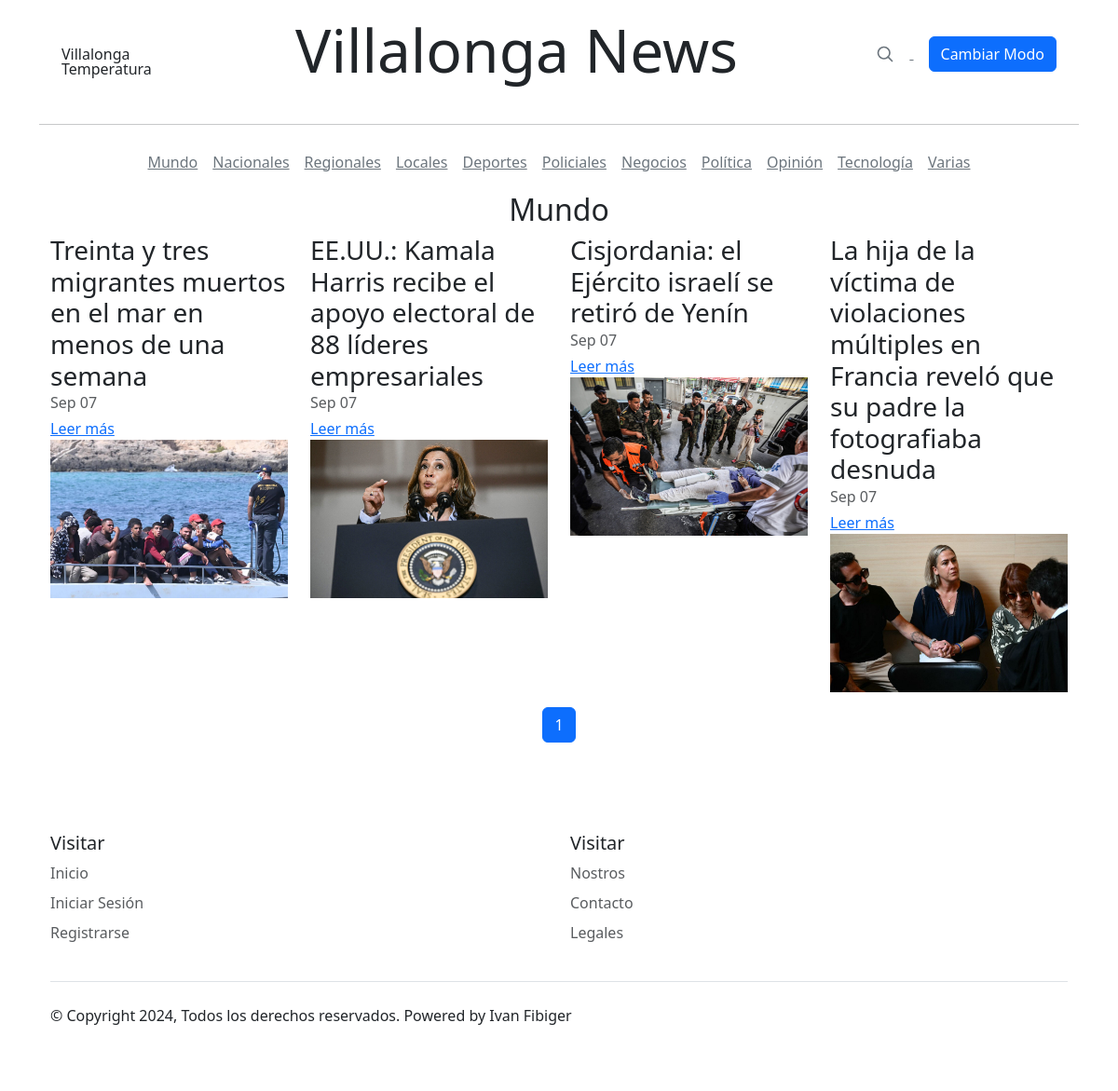
The app's page /categoria/Mundo/ with its own data.
### core/models.py (models this page shows, shortened)
class Category(models.Model):
    name = models.CharField(max_length=60, unique=True)

class Article(models.Model):
    title = models.CharField(max_length=250)
    lead = models.TextField(null=True)
    body = models.TextField()
    media = models.FileField(upload_to='media/', null=True, blank=True)
    media_footer = models.CharField(max_length=250, blank=True)
    author = models.ForeignKey(User, on_delete=models.CASCADE, related_name='articles')
    category = models.ForeignKey(Category, on_delete=models.CASCADE)
    published_date = models.DateTimeField(auto_now_add=True)
    updated_date = models.DateTimeField(auto_now=True)
    is_featured = models.BooleanField(default=False)
    is_important = models.BooleanField(default=False)
    class Meta:
        ordering = ['-published_date']

### core/views.py (the view)
# urls.py: path('categoria/<str:category_name>/', views.category_detail, name='category_detail'),
def category_detail(request, category_name):
    category = get_object_or_404(Category, name=category_name)
    articles = Article.objects.filter(category=category).order_by('-published_date')
    paginator = Paginator(articles, 4)
    page_number = request.GET.get('page', 1)
    try:
        page = paginator.get_page(page_number)
    except PageNotAnInteger:
        page = paginator.page(1)
    except EmptyPage:
        page = paginator.page(paginator.num_pages)
    return render(request, 'secciones.html', {
        'category': category,
        'page': page,
    })

### core/templates/secciones.html (shortened to what this page needs)
{% load static %}
<!DOCTYPE html>
<html lang="es">
<head>
  <link href="https://cdn.jsdelivr.net/npm/bootstrap@5.3.2/dist/css/bootstrap.min.css" rel="stylesheet"
>
  <link rel="stylesheet" type="text/css"
    href="https://cdnjs.cloudflare.com/ajax/libs/slick-carousel/1.8.1/slick.min.css" />
  <link rel="stylesheet" type="text/css"
    href="https://cdnjs.cloudflare.com/ajax/libs/slick-carousel/1.8.1/slick-theme.min.css" />
    <link rel="stylesheet" href="{% static 'css/blog.css' %}">
</head>
<body>
  <div class="container">
    <div class="container">
      <header class="blog-header lh-1 py-3">
        <div class="container">
          <div class="row flex-nowrap justify-content-between align-items-center">
            <div class="col-4 col-sm-2">
              <div id="weatherWidget" class="tie-weather-widget is-animated d-none d-sm-block" title="Weather">
                <div class="weather-wrap">
                  <div class="weather-forecast-day small-weather-icons">
                    <div class="weather-icon">
                    </div>
                  </div>
                  <div class="city-data">
                    <span id="cityName">Villalonga</span>
                    <span id="weatherTemp" class="weather-current-temp">Temperatura</span>
                  </div>
                </div>
              </div>
            </div>
            <div class="col-4 col-sm-6 text-center">
              <h1 class="display-3 text-center"><a class="blog-header-logo text-dark" href="{% url 'index' %}"
                  id="titulo-principal">Villalonga News</a></h1>
            </div>
            <div class="col-4 col-sm-3 text-end">
              <div id="collapseButtons" class="collapse d-sm-block">
                <a class="link-secondary me-3 d-none d-sm-inline" href="#" aria-label="Search">
                  <svg xmlns="http://www.w3.org/2000/svg" width="20" height="20" fill="none" stroke="currentColor"
                    stroke-linecap="round" stroke-linejoin="round" stroke-width="2" class="mx-3" role="img"
                    viewBox="0 0 24 24">
                    <title>Search</title>
                    <circle cx="10.5" cy="10.5" r="7.5"></circle>
                    <path d="M21 21l-5.2-5.2"></path>
                  </svg>
                </a>
                <button id="modoBtn" class="btn btn-primary">Cambiar Modo</button>
              </div>
            </div>
          </div>
        </div>
      </header>
    </div>
    <hr>
    <div class="nav-scroller py-1 mb-2">
      <nav class="nav d-flex justify-content-center">
        <a class="p-2 link-secondary" href="{% url 'category_detail' 'Mundo' %}">Mundo</a>
        <a class="p-2 link-secondary" href="{% url 'category_detail' 'Nacionales' %}">Nacionales</a>
        <a class="p-2 link-secondary" href="{% url 'category_detail' 'Regionales' %}">Regionales</a>
        <a class="p-2 link-secondary" href="{% url 'category_detail' 'Locales' %}">Locales</a>
        <a class="p-2 link-secondary" href="{% url 'category_detail' 'Deportes' %}">Deportes</a>
        <a class="p-2 link-secondary" href="{% url 'category_detail' 'Policiales' %}">Policiales</a>
        <a class="p-2 link-secondary" href="{% url 'category_detail' 'Negocios' %}">Negocios</a>
        <a class="p-2 link-secondary" href="{% url 'category_detail' 'Politica' %}">Política</a>
        <a class="p-2 link-secondary" href="{% url 'category_detail' 'Opinión' %}">Opinión</a>
        <a class="p-2 link-secondary" href="{% url 'category_detail' 'Tecnologia' %}">Tecnología</a>
        <a class="p-2 link-secondary" href="{% url 'category_detail' 'Varias' %}">Varias</a>
      </nav>
    </div>
  <div class="container">
    <main class="mb-5">
      <h2 class="text-center">{{ category.name }}</h2>
      <div class="row">
        {% for article in page %}
          <div class="col-md-3 mb-3">
            <h3 class="mb-0">{{ article.title }}</h3>
            <div class="mb-1 text-muted">{{ article.published_date|date:"M d" }}</div>
            <a href="{% url 'article_detail' article.id %}" class="stretched-link">Leer más</a>
            {% if article.media %}
                    <img src="{{ article.media.url }}" alt="Thumbnail" class="img-fluid" id="img-destacadas">
                    {% endif %}
          </div>
        {% empty %}
          <p>No hay artículos disponibles en esta categoría.</p>
        {% endfor %}
      </div>
      <nav aria-label="Page navigation">
        <ul class="pagination justify-content-center">
          {% for num in page.paginator.page_range %}
            <li class="page-item {% if page.number == num %}active{% endif %}">
              <a class="page-link" href="?page={{ num }}">{{ num }}</a>
            </li>
          {% endfor %}
        </ul>
      </nav>
    </main>
  </div>
  <div class="container">
    <footer class="py-5">
      <div class="row">
        <div class="col-6 col-md-6 mb-2">
          <h5>Visitar</h5>
          <ul class="nav flex-column">
            <li class="nav-item mb-2"><a href="{% url 'index' %}" class="nav-link p-0 text-body-secondary">Inicio</a></li>
            <li class="nav-item mb-2"><a href="#" class="nav-link p-0 text-body-secondary">Iniciar Sesión</a></li>
            <li class="nav-item mb-2"><a href="#" class="nav-link p-0 text-body-secondary">Registrarse</a></li>
          </ul>
        </div>
        <div class="col-6 col-md-6 mb-2">
          <h5>Visitar</h5>
          <ul class="nav flex-column">
            <li class="nav-item mb-2"><a href="#" class="nav-link p-0 text-body-secondary">Nostros</a></li>
            <li class="nav-item mb-2"><a href="#" class="nav-link p-0 text-body-secondary">Contacto</a></li>
            <li class="nav-item mb-2"><a href="#" class="nav-link p-0 text-body-secondary">Legales</a></li>
          </ul>
        </div>
      </div>
      <div class="d-flex flex-column flex-sm-row justify-content-between py-4 my-4 border-top">
        <p>© Copyright 2024, Todos los derechos reservados. Powered by Ivan Fibiger</p>
        <ul class="list-unstyled d-flex">
          <li class="ms-3"><a class="link-body-emphasis" href="#"><svg class="bi" width="24" height="24">
                <use xlink:href="#twitter"></use>
              </svg></a></li>
          <li class="ms-3"><a class="link-body-emphasis" href="#"><svg class="bi" width="24" height="24">
                <use xlink:href="#instagram"></use>
              </svg></a></li>
          <li class="ms-3"><a class="link-body-emphasis" href="#"><svg class="bi" width="24" height="24">
                <use xlink:href="#facebook"></use>
              </svg></a></li>
        </ul>
      </div>
    </footer>
  </div>
</body>
</html>

### static/css/blog.css (style rules this page uses)
.container { position: relative; }
#titulo-principal { text-decoration: none; }

### records on screen
Category: name "Mundo"
Article: title "Treinta y tres migrantes muertos en el mar en menos de una semana", published_date "Sep 07", media (picture)
Article: title "EE.UU.: Kamala Harris recibe el apoyo electoral de 88 líderes empresariales", published_date "Sep 07", media (picture)
Article: title "Cisjordania: el Ejército israelí se retiró de Yenín", published_date "Sep 07", media (picture)
Article: title "La hija de la víctima de violaciones múltiples en Francia reveló que su padre la fotografiaba desnuda", published_date "Sep 07", media (picture)

### other values on screen
{{ num }} "1"
